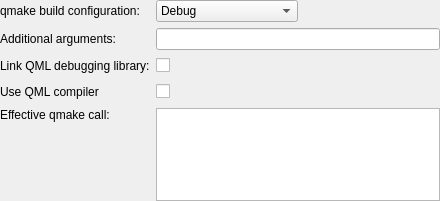
<?xml version="1.0" encoding="UTF-8"?>
<ui version="4.0">
 <class>QmakeProjectManager::Internal::QMakeStep</class>
 <widget class="QWidget" name="QmakeProjectManager::Internal::QMakeStep">
  <property name="geometry">
   <rect>
    <x>0</x>
    <y>0</y>
    <width>440</width>
    <height>201</height>
   </rect>
  </property>
  <layout class="QFormLayout" name="formLayout">
   <property name="fieldGrowthPolicy">
    <enum>QFormLayout::ExpandingFieldsGrow</enum>
   </property>
   <property name="leftMargin">
    <number>0</number>
   </property>
   <property name="topMargin">
    <number>0</number>
   </property>
   <property name="rightMargin">
    <number>0</number>
   </property>
   <property name="bottomMargin">
    <number>0</number>
   </property>
   <item row="0" column="0">
    <widget class="QLabel" name="label_2">
     <property name="text">
      <string>qmake build configuration:</string>
     </property>
    </widget>
   </item>
   <item row="0" column="1">
    <widget class="QWidget" name="buildConfigurrationWidget" native="true">
     <layout class="QHBoxLayout" name="horizontalLayout_2">
      <property name="leftMargin">
       <number>0</number>
      </property>
      <property name="topMargin">
       <number>0</number>
      </property>
      <property name="rightMargin">
       <number>0</number>
      </property>
      <property name="bottomMargin">
       <number>0</number>
      </property>
      <item>
       <widget class="QComboBox" name="buildConfigurationComboBox">
        <property name="sizePolicy">
         <sizepolicy hsizetype="Expanding" vsizetype="Fixed">
          <horstretch>0</horstretch>
          <verstretch>0</verstretch>
         </sizepolicy>
        </property>
        <item>
         <property name="text">
          <string>Debug</string>
         </property>
        </item>
        <item>
         <property name="text">
          <string>Release</string>
         </property>
        </item>
       </widget>
      </item>
      <item>
       <spacer name="buildConfigurationSpacer">
        <property name="orientation">
         <enum>Qt::Horizontal</enum>
        </property>
        <property name="sizeHint" stdset="0">
         <size>
          <width>71</width>
          <height>20</height>
         </size>
        </property>
       </spacer>
      </item>
     </layout>
    </widget>
   </item>
   <item row="1" column="0">
    <widget class="QLabel" name="qmakeArgsLabel">
     <property name="text">
      <string>Additional arguments:</string>
     </property>
    </widget>
   </item>
   <item row="1" column="1">
    <widget class="QLineEdit" name="qmakeAdditonalArgumentsLineEdit"/>
   </item>
   <item row="2" column="0">
    <widget class="QLabel" name="debuggingLibraryLabel">
     <property name="text">
      <string>Link QML debugging library:</string>
     </property>
    </widget>
   </item>
   <item row="2" column="1">
    <widget class="QWidget" name="widget" native="true">
     <layout class="QHBoxLayout" name="horizontalLayout">
      <property name="leftMargin">
       <number>0</number>
      </property>
      <property name="topMargin">
       <number>0</number>
      </property>
      <property name="rightMargin">
       <number>0</number>
      </property>
      <property name="bottomMargin">
       <number>0</number>
      </property>
      <item>
       <widget class="QCheckBox" name="qmlDebuggingLibraryCheckBox">
        <property name="text">
         <string/>
        </property>
       </widget>
      </item>
      <item>
       <widget class="QLabel" name="qmlDebuggingWarningIcon">
        <property name="pixmap">
         <pixmap resource="../coreplugin/core.qrc">:/core/images/warning.png</pixmap>
        </property>
       </widget>
      </item>
      <item>
       <widget class="QLabel" name="qmlDebuggingWarningText">
        <property name="text">
         <string/>
        </property>
       </widget>
      </item>
      <item>
       <spacer name="horizontalSpacer">
        <property name="orientation">
         <enum>Qt::Horizontal</enum>
        </property>
        <property name="sizeHint" stdset="0">
         <size>
          <width>40</width>
          <height>20</height>
         </size>
        </property>
       </spacer>
      </item>
     </layout>
    </widget>
   </item>
   <item row="3" column="0">
    <widget class="QLabel" name="qtQuickCompilerLabel">
     <property name="text">
      <string>Use QML compiler</string>
     </property>
    </widget>
   </item>
   <item row="3" column="1">
    <widget class="QWidget" name="widget_3" native="true">
     <layout class="QHBoxLayout" name="horizontalLayout_4">
      <property name="leftMargin">
       <number>0</number>
      </property>
      <property name="topMargin">
       <number>0</number>
      </property>
      <property name="rightMargin">
       <number>0</number>
      </property>
      <property name="bottomMargin">
       <number>0</number>
      </property>
      <item>
       <widget class="QCheckBox" name="qtQuickCompilerCheckBox">
        <property name="text">
         <string/>
        </property>
       </widget>
      </item>
      <item>
       <widget class="QLabel" name="qtQuickCompilerWarningIcon">
        <property name="pixmap">
         <pixmap resource="../coreplugin/core.qrc">:/core/images/warning.png</pixmap>
        </property>
       </widget>
      </item>
      <item>
       <widget class="QLabel" name="qtQuickCompilerWarningText">
        <property name="text">
         <string/>
        </property>
       </widget>
      </item>
      <item>
       <spacer name="horizontalSpacer_3">
        <property name="orientation">
         <enum>Qt::Horizontal</enum>
        </property>
        <property name="sizeHint" stdset="0">
         <size>
          <width>40</width>
          <height>20</height>
         </size>
        </property>
       </spacer>
      </item>
     </layout>
    </widget>
   </item>
   <item row="4" column="0">
    <widget class="QLabel" name="label">
     <property name="text">
      <string>Effective qmake call:</string>
     </property>
     <property name="alignment">
      <set>Qt::AlignLeading|Qt::AlignLeft|Qt::AlignTop</set>
     </property>
    </widget>
   </item>
   <item row="4" column="1">
    <widget class="QPlainTextEdit" name="qmakeArgumentsEdit">
     <property name="enabled">
      <bool>true</bool>
     </property>
     <property name="maximumSize">
      <size>
       <width>16777215</width>
       <height>120</height>
      </size>
     </property>
     <property name="textInteractionFlags">
      <set>Qt::TextSelectableByKeyboard|Qt::TextSelectableByMouse</set>
     </property>
    </widget>
   </item>
  </layout>
 </widget>
 <resources>
  <include location="../projectexplorer/projectexplorer.qrc"/>
  <include location="../coreplugin/core.qrc"/>
 </resources>
 <connections/>
</ui>
